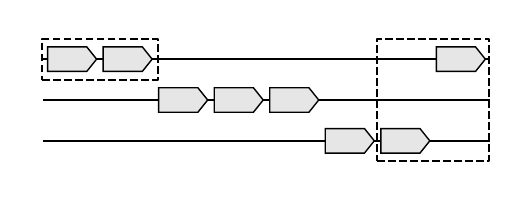

This chart was generated by the following Python code:
#!/usr/bin/env python

import parasbolv as psv
import matplotlib.pyplot as plt

part_list = []
part_list.append( ['CDS', 
                   None,
                   None
                  ] )
part_list.append( ['CDS', 
                   None,
                   None
                  ] )
part_list.append( ['CDS', 
                   None,
                   None
                  ] )
part_list.append( ['CDS', 
                   None,
                   None
                  ] )
part_list.append( ['CDS', 
                   None,
                   None
                  ] )
part_list.append( ['CDS', 
                   None,
                   None
                  ] )

# Create list of modules
module_list = []
module_list.append([1, 2, -1.5, 0])
module_list.append([0, 5, 0, 10])

fig, ax, baseline_start, baseline_end = psv.render_part_list(part_list, glyph_path='../glyphs/', padding=0.3, module_list=module_list)
ax.plot([baseline_start[0], baseline_end[0]], [baseline_start[1], baseline_end[1]], color=(0,0,0), linewidth=1.5, zorder=0)
fig.savefig('07_draw_modules.pdf', transparent=True, dpi=300)

plt.show()